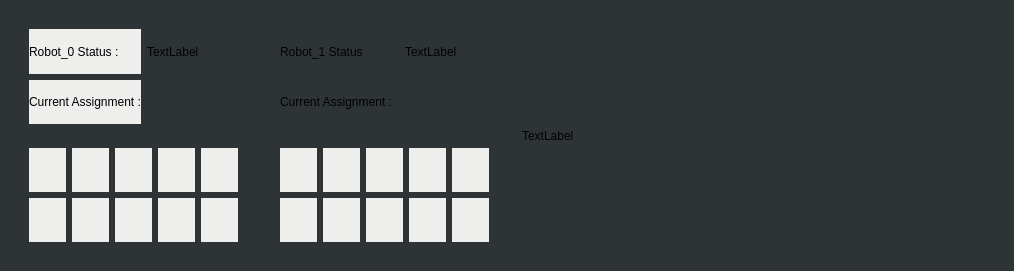
<?xml version="1.0" encoding="UTF-8"?>
<ui version="4.0">
 <class>KIWidget</class>
 <widget class="QWidget" name="KIWidget">
  <property name="geometry">
   <rect>
    <x>0</x>
    <y>0</y>
    <width>1014</width>
    <height>271</height>
   </rect>
  </property>
  <property name="windowTitle">
   <string>Form</string>
  </property>
  <property name="styleSheet">
   <string notr="true">background-color: rgb(46, 52, 54);</string>
  </property>
  <layout class="QHBoxLayout" name="horizontalLayout_2">
   <item>
    <layout class="QHBoxLayout" name="horizontalLayout" stretch="1,1,2">
     <item>
      <widget class="QWidget" name="widget_3" native="true">
       <layout class="QVBoxLayout" name="verticalLayout_2">
        <item>
         <layout class="QVBoxLayout" name="verticalLayout">
          <item>
           <widget class="QWidget" name="widget_4" native="true">
            <layout class="QGridLayout" name="gridLayout">
             <item row="0" column="0">
              <widget class="QLabel" name="label_2">
               <property name="styleSheet">
                <string notr="true">background-color: rgb(238, 238, 236);</string>
               </property>
               <property name="text">
                <string>Robot_0 Status :</string>
               </property>
              </widget>
             </item>
             <item row="0" column="1">
              <widget class="QLabel" name="label_3">
               <property name="text">
                <string>TextLabel</string>
               </property>
              </widget>
             </item>
             <item row="1" column="0">
              <widget class="QLabel" name="label_4">
               <property name="styleSheet">
                <string notr="true">background-color: rgb(238, 238, 236);</string>
               </property>
               <property name="text">
                <string>Current Assignment :</string>
               </property>
              </widget>
             </item>
             <item row="1" column="1">
              <widget class="QLabel" name="curr_ress_image_robot0">
               <property name="text">
                <string/>
               </property>
              </widget>
             </item>
            </layout>
           </widget>
          </item>
          <item>
           <widget class="QWidget" name="widget_5" native="true">
            <layout class="QGridLayout" name="gridLayout_2">
             <item row="1" column="1">
              <widget class="QLabel" name="robot0_ress1">
               <property name="styleSheet">
                <string notr="true">background-color: rgb(238, 238, 236);</string>
               </property>
               <property name="text">
                <string/>
               </property>
              </widget>
             </item>
             <item row="1" column="2">
              <widget class="QLabel" name="robot0_ress2">
               <property name="styleSheet">
                <string notr="true">background-color: rgb(238, 238, 236);</string>
               </property>
               <property name="text">
                <string/>
               </property>
              </widget>
             </item>
             <item row="1" column="0">
              <widget class="QLabel" name="robot0_ress0">
               <property name="styleSheet">
                <string notr="true">background-color: rgb(238, 238, 236);</string>
               </property>
               <property name="text">
                <string/>
               </property>
              </widget>
             </item>
             <item row="1" column="3">
              <widget class="QLabel" name="robot0_ress3">
               <property name="styleSheet">
                <string notr="true">background-color: rgb(238, 238, 236);</string>
               </property>
               <property name="text">
                <string/>
               </property>
              </widget>
             </item>
             <item row="1" column="4">
              <widget class="QLabel" name="robot0_ress4">
               <property name="styleSheet">
                <string notr="true">background-color: rgb(238, 238, 236);</string>
               </property>
               <property name="text">
                <string/>
               </property>
              </widget>
             </item>
             <item row="0" column="0">
              <widget class="QLabel" name="robot0_ress5">
               <property name="styleSheet">
                <string notr="true">background-color: rgb(238, 238, 236);</string>
               </property>
               <property name="text">
                <string/>
               </property>
              </widget>
             </item>
             <item row="0" column="1">
              <widget class="QLabel" name="robot0_ress6">
               <property name="styleSheet">
                <string notr="true">background-color: rgb(238, 238, 236);</string>
               </property>
               <property name="text">
                <string/>
               </property>
              </widget>
             </item>
             <item row="0" column="2">
              <widget class="QLabel" name="robot0_ress7">
               <property name="styleSheet">
                <string notr="true">background-color: rgb(238, 238, 236);</string>
               </property>
               <property name="text">
                <string/>
               </property>
              </widget>
             </item>
             <item row="0" column="3">
              <widget class="QLabel" name="robot0_ress8">
               <property name="styleSheet">
                <string notr="true">background-color: rgb(238, 238, 236);</string>
               </property>
               <property name="text">
                <string/>
               </property>
              </widget>
             </item>
             <item row="0" column="4">
              <widget class="QLabel" name="robot0_ress9">
               <property name="styleSheet">
                <string notr="true">background-color: rgb(238, 238, 236);</string>
               </property>
               <property name="text">
                <string/>
               </property>
              </widget>
             </item>
            </layout>
           </widget>
          </item>
         </layout>
        </item>
       </layout>
      </widget>
     </item>
     <item>
      <widget class="QWidget" name="widget_2" native="true">
       <layout class="QVBoxLayout" name="verticalLayout_4">
        <item>
         <layout class="QVBoxLayout" name="verticalLayout_3">
          <item>
           <widget class="QWidget" name="widget_7" native="true">
            <layout class="QGridLayout" name="gridLayout_3">
             <item row="0" column="0">
              <widget class="QLabel" name="label_14">
               <property name="text">
                <string>Robot_1 Status</string>
               </property>
              </widget>
             </item>
             <item row="0" column="1">
              <widget class="QLabel" name="label_15">
               <property name="text">
                <string>TextLabel</string>
               </property>
              </widget>
             </item>
             <item row="1" column="0">
              <widget class="QLabel" name="label_16">
               <property name="text">
                <string>Current Assignment :  </string>
               </property>
              </widget>
             </item>
             <item row="1" column="1">
              <widget class="QLabel" name="curr_ress_image_robot1">
               <property name="text">
                <string/>
               </property>
              </widget>
             </item>
            </layout>
           </widget>
          </item>
          <item>
           <widget class="QWidget" name="widget_6" native="true">
            <layout class="QGridLayout" name="gridLayout_4">
             <item row="1" column="0">
              <widget class="QLabel" name="robot1_ress0">
               <property name="styleSheet">
                <string notr="true">background-color: rgb(238, 238, 236);</string>
               </property>
               <property name="text">
                <string/>
               </property>
              </widget>
             </item>
             <item row="1" column="1">
              <widget class="QLabel" name="robot1_ress1">
               <property name="styleSheet">
                <string notr="true">background-color: rgb(238, 238, 236);</string>
               </property>
               <property name="text">
                <string/>
               </property>
              </widget>
             </item>
             <item row="1" column="2">
              <widget class="QLabel" name="robot1_ress2">
               <property name="styleSheet">
                <string notr="true">background-color: rgb(238, 238, 236);</string>
               </property>
               <property name="text">
                <string/>
               </property>
              </widget>
             </item>
             <item row="1" column="3">
              <widget class="QLabel" name="robot1_ress3">
               <property name="styleSheet">
                <string notr="true">background-color: rgb(238, 238, 236);</string>
               </property>
               <property name="text">
                <string/>
               </property>
              </widget>
             </item>
             <item row="1" column="4">
              <widget class="QLabel" name="robot1_ress4">
               <property name="styleSheet">
                <string notr="true">border-image: url(:/images/Black.png);
background-color: rgb(238, 238, 236);</string>
               </property>
               <property name="text">
                <string/>
               </property>
              </widget>
             </item>
             <item row="0" column="0">
              <widget class="QLabel" name="robot1_ress5">
               <property name="styleSheet">
                <string notr="true">background-color: rgb(238, 238, 236);</string>
               </property>
               <property name="text">
                <string/>
               </property>
              </widget>
             </item>
             <item row="0" column="1">
              <widget class="QLabel" name="robot1_ress6">
               <property name="styleSheet">
                <string notr="true">background-color: rgb(238, 238, 236);</string>
               </property>
               <property name="text">
                <string/>
               </property>
              </widget>
             </item>
             <item row="0" column="2">
              <widget class="QLabel" name="robot1_ress7">
               <property name="styleSheet">
                <string notr="true">background-color: rgb(238, 238, 236);</string>
               </property>
               <property name="text">
                <string/>
               </property>
              </widget>
             </item>
             <item row="0" column="3">
              <widget class="QLabel" name="robot1_ress8">
               <property name="styleSheet">
                <string notr="true">background-color: rgb(238, 238, 236);</string>
               </property>
               <property name="text">
                <string/>
               </property>
              </widget>
             </item>
             <item row="0" column="4">
              <widget class="QLabel" name="robot1_ress9">
               <property name="styleSheet">
                <string notr="true">background-color: rgb(238, 238, 236);</string>
               </property>
               <property name="text">
                <string/>
               </property>
              </widget>
             </item>
            </layout>
           </widget>
          </item>
         </layout>
        </item>
       </layout>
      </widget>
     </item>
     <item>
      <widget class="QWidget" name="widget" native="true">
       <layout class="QHBoxLayout" name="horizontalLayout_3">
        <item>
         <widget class="QLabel" name="label">
          <property name="text">
           <string>TextLabel</string>
          </property>
         </widget>
        </item>
       </layout>
      </widget>
     </item>
    </layout>
   </item>
  </layout>
 </widget>
 <resources/>
 <connections/>
</ui>
